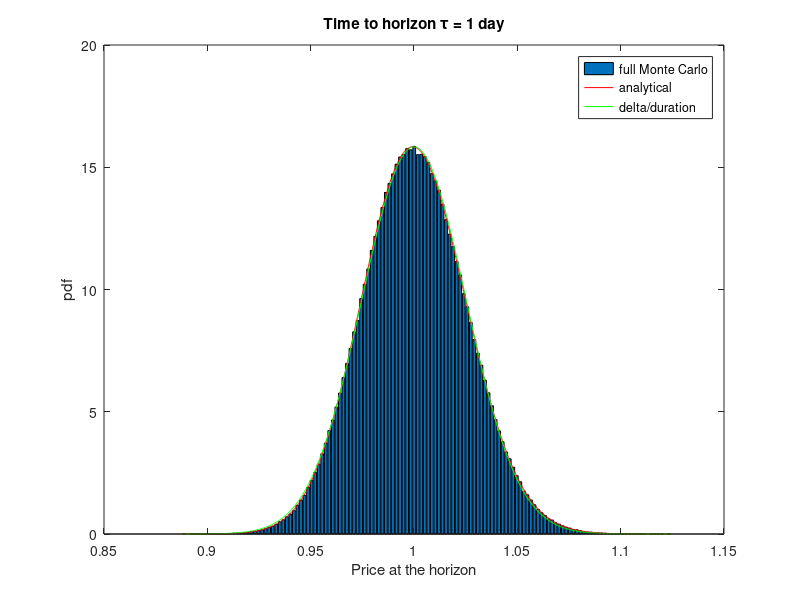
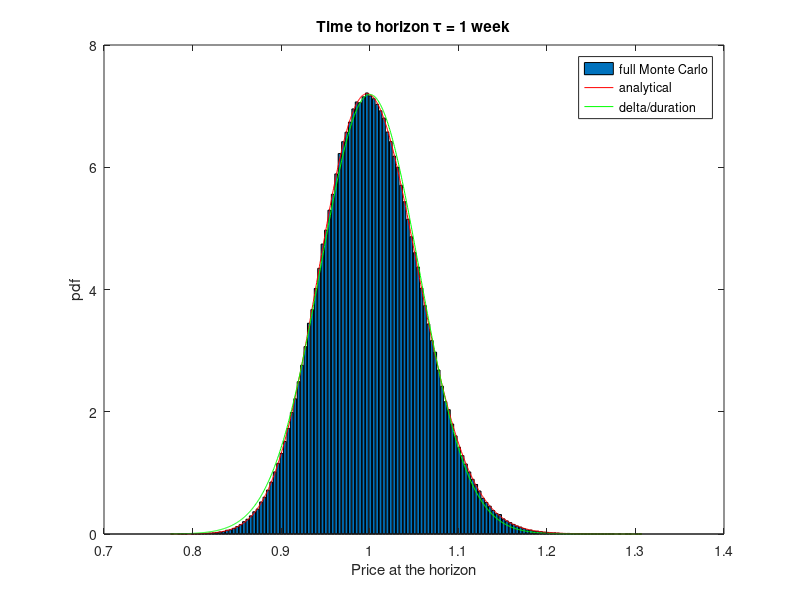
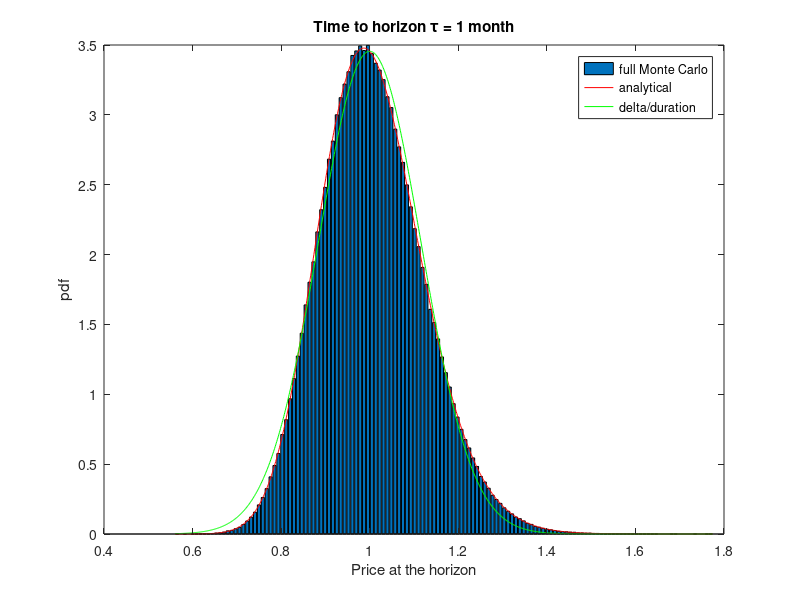
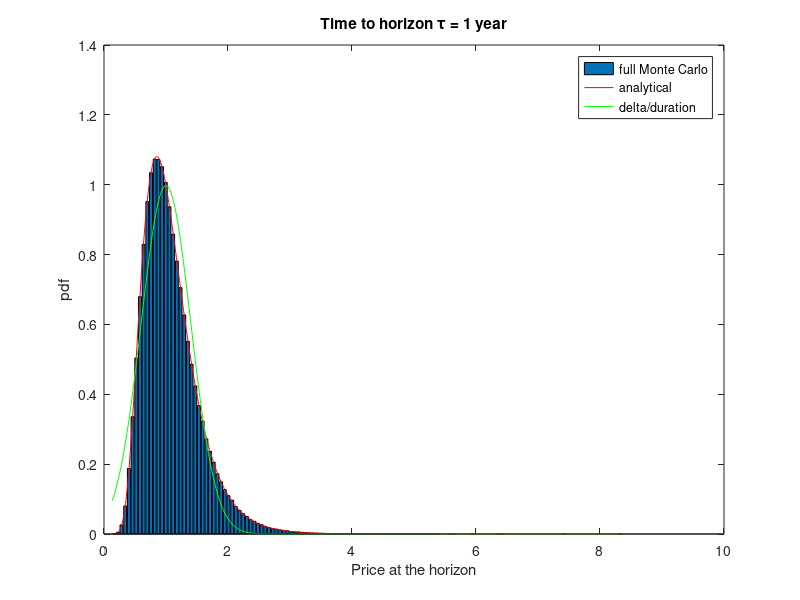

Recreate these plots in MATLAB, in order.
% this script projects the distribution of the market invariants for the stock market (i.e. the compounded returns)
% from the estimation interval (normal assumption) to the investment horizon
% Then it computes the distribution of prices at the investment horizon
% analytically, by full Monte Carlo, and by delta/duration approximation
% see "Risk and Asset Allocation"-Springer (2005), by A. Meucci

clc; clear; close all;
%%%%%%%%%%%%%%%%%%%%%%%%%%%%%%%%%%%%%%%%%%%%%%%%%%%%%%%%%%%%%%%%%%%%%%%%%%%%%%%%%%%%%%%%%%%%%%%%%%%%%%%%%%%%%%%%%
% inputs
tau_tilde=1/52;  % estimation period expressed in years
sig=.4;
P_T=1;

NumScenarios=1000000;

taus=[1/252 1/52 1/12 1 2];    % times to horizon expressed in years
tauName = {'1 day','1 week','1 month','1 year','2 years'};

%%%%%%%%%%%%%%%%%%%%%%%%%%%%%%%%%%%%%%%%%%%%%%%%%%%%%%%%%%%%%%%%%%%%%%%%%%%%%%%%%%%%%%%%%%%%%%%%%%%%%%%%%%%%%%%%%
for k=1:length(taus)  % loop projection/pricing over different times to horizon
    tau=taus(k)

    % exact simulation of horizon prices
    C_Ttau=normrnd(0,sqrt(sig*sig*tau),NumScenarios,1);
    P_Ttau=P_T*exp(C_Ttau);

    % compute analytical pdf
    p_lo=min(P_Ttau);
    p_hi=max(P_Ttau);
    p=[p_lo : (p_hi-p_lo)/1000 : p_hi];
    m=log(P_T);
    s=sqrt(sig*sig*tau);
    f=lognpdf(p,m,s);

    % compute approximate pdf
    f_approx=normpdf(p,P_T,sqrt(P_T*P_T*sig*sig*tau));

    %%%%%%%%%%%%%%%%%%%%%%%%%%%%%%%%%%%%%%%%%%%%%%%%%%%%%%%%%%%%%%%%%%%%%%%%%%%%%%%%%%%%%%%%%%%%%%%%%%%%%%%%%%%%%%%%%
    % plots
    figure
    NumBins=round(10*log(NumScenarios));
    [count_bins,p_bins]=hist(P_Ttau,NumBins);
    Scale=(p_bins(2)-p_bins(1))*NumScenarios;
    f_bins=count_bins/Scale;
    bar(p_bins,f_bins)

    hold on
    plot(p,f,'r')

    hold on
    plot(p,f_approx,'g')
    xlabel('Price at the horizon')
    ylabel('pdf')
    title(['Time to horizon \tau = ' tauName{k}])
    
    legend('full Monte Carlo','analytical','delta/duration')
end